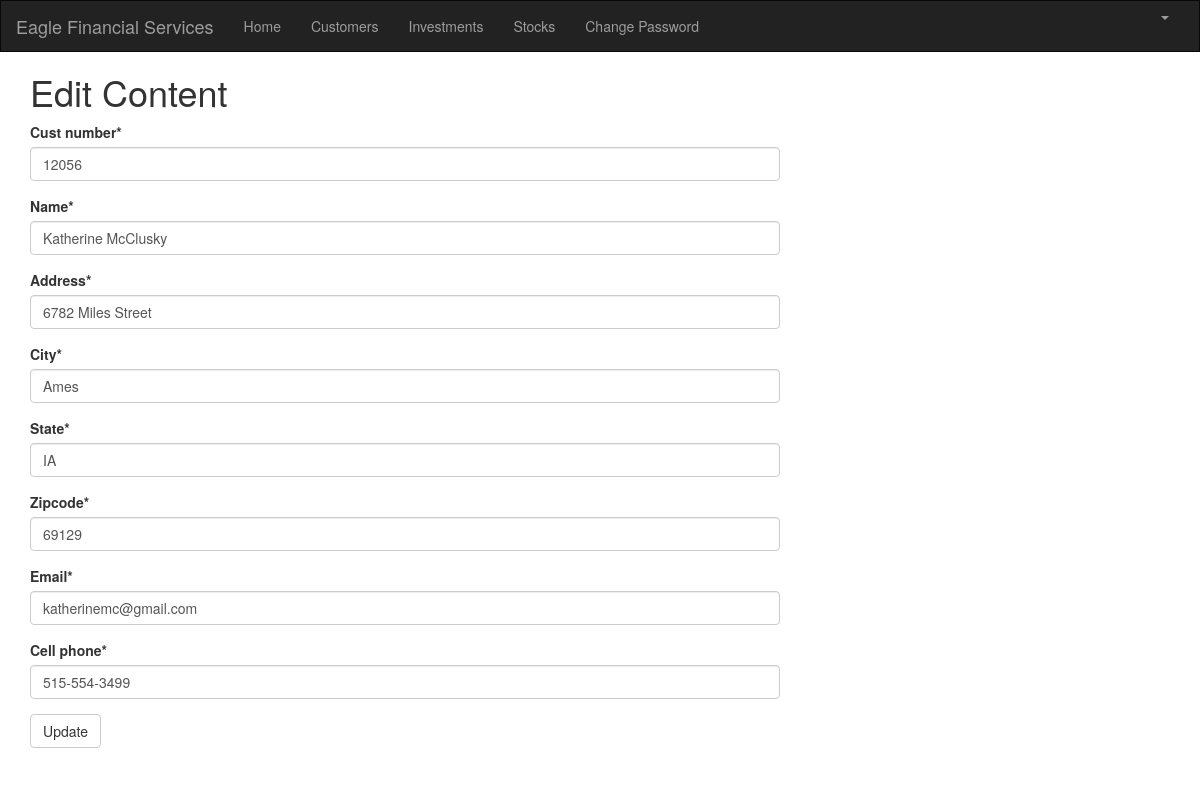
The page /customer/4/edit/ (signed in) on the database its author committed.
### portfolio/models.py (models this page shows, shortened)
class Customer(models.Model):
    name = models.CharField(max_length=50)
    address = models.CharField(max_length=200)
    cust_number = models.IntegerField(blank=False,null=False)
    city = models.CharField(max_length=50)
    state = models.CharField(max_length=50)
    zipcode = models.CharField(max_length=10)
    email = models.EmailField(max_length=200)
    cell_phone = models.CharField(max_length=50)
    created_date = models.DateTimeField(default=timezone.now())
    updated_date = models.DateTimeField(auto_now_add=True)

### portfolio/views.py (the view)
# urls.py: path('customer/<int:pk>/edit/', views.customer_edit, name='customer_edit'),
@login_required
def customer_edit(request, pk):
    customer = get_object_or_404(Customer, pk=pk)
    if request.method == "POST":
        form = CustomerForm(request.POST, instance=customer)
        if form.is_valid():
            customer = form.save(commit=False)
            customer.updated_date = timezone.now()
            customer.save()
            customer = Customer.objects.filter(created_date__lte=timezone.now())
            return render(request, 'portfolio/customer_list.html', {'customers': customer})
    else:
        form = CustomerForm(instance=customer)
    return render(request, 'portfolio/customer_edit.html',{'form': form})

### portfolio/forms.py
class CustomerForm(forms.ModelForm):
    class Meta:
        model = Customer
        fields = ('cust_number','name','address','city','state','zipcode','email','cell_phone')

### portfolio/templates/portfolio/customer_edit.html (shortened to what this page needs)
{% extends 'portfolio/base.html' %}
{% load crispy_forms_tags %}
{% block content %}
    <h1>Edit Content</h1>
    <form method="POST" class="customer-form">
        {{ form|crispy }}
        <button type="submit" class="save btn btn-default">Update</button>
    </form>
{% endblock %}

### rows shown on the page
Customer: cust_number "12056", name "Katherine McClusky", address "6782 Miles Street", city "Ames", state "IA", zipcode "69129", email "katherinemc@gmail.com", cell_phone "515-554-3499"
